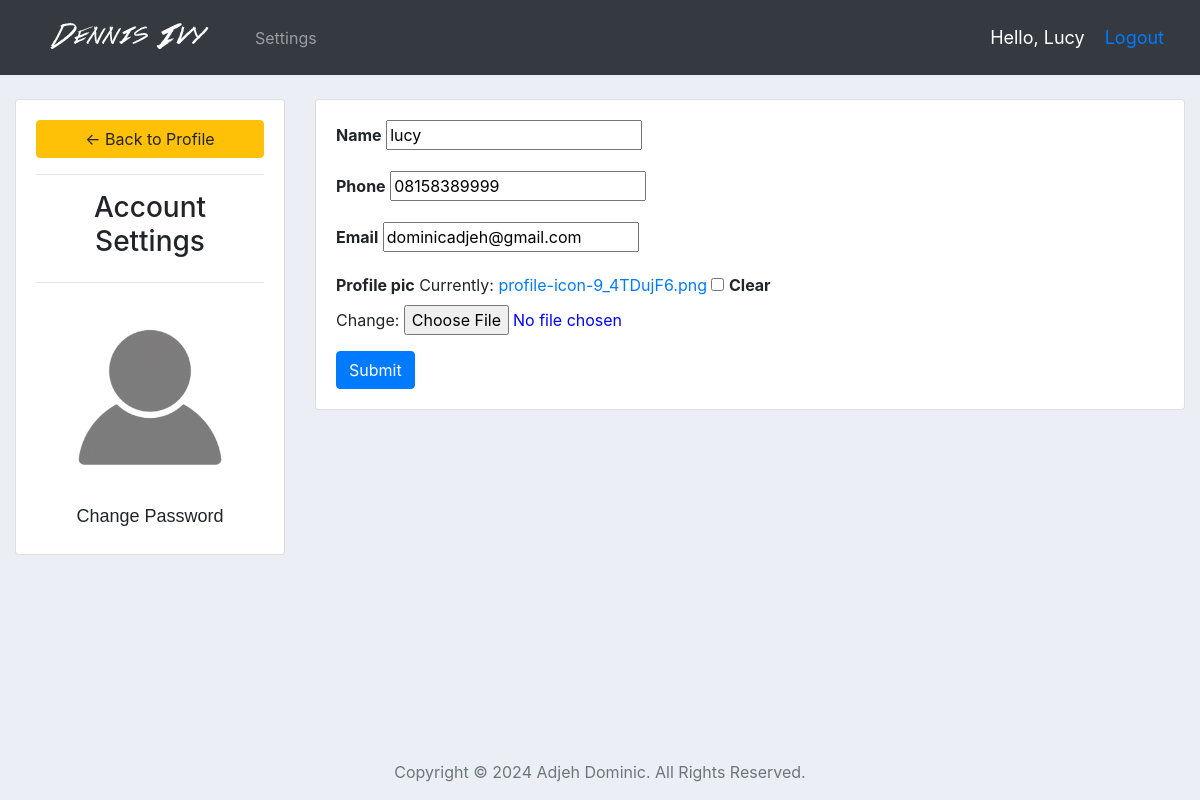
/account/ (signed in), run on the app's committed database.
### mgntApp/models.py (models this page shows, shortened)
class Customer(models.Model):
    user = models.OneToOneField(User, null=True,blank=True, on_delete=models.CASCADE)
    name = models.CharField(max_length=200, null=True)
    phone = models.CharField(max_length=200, null=True)
    email = models.CharField(max_length=200, null=True)
    profile_pic = models.ImageField(default="tega_logo.png", null=True, blank=True)
    date_created = models.DateTimeField(auto_now_add=True, null=True, blank=True)

### mgntApp/decorators.py (the view)
        def wrapper_func(request, *args, **kwargs):
            group = None
            if request.user.groups.exists():
                group = request.user.groups.all()[0].name
            if group in allowed_roles:
                return view_func(request, *args, **kwargs)
            else:
                return HttpResponse('You are not authorized to view this page')

### mgntApp/forms.py
class CustomerForm(ModelForm):
	class Meta:
		model = Customer
		fields = '__all__'
		exclude = ['user']

### mgntApp/views.py (called while the page is built)
@login_required(login_url='login')
@allowed_users(allowed_roles=['customer'])
def accountSettings(request):
	customer = request.user.customer
	form = CustomerForm(instance=customer)
	if request.method == 'POST':
		form = CustomerForm(request.POST, request.FILES, instance= customer)
		if form.is_valid():
			form.save()
	context = {'form': form}
	return render(request, 'accounts/account_settings.html', context)

### mgntApp/templates/accounts/account_settings.html (shortened to what this page needs)
{%  extends 'accounts/main_template.html' %}
{% load static %}
{% block content %}
<br>
<div class="row">
	<div class="col-md-3">
		<div class="card card-body">
			<a class="btn btn-warning" href="{% url 'dashboard' %}"> &#8592; Back to Profile</a>
			<hr>
			<h3 style="text-align: center">Account Settings</h3>
			<hr>
			<img class="profile-pic" src="{{request.user.customer.profile_pic.url}}" >
			{% if request.user.is_authenticated %}
			<span class="password" ><a class="dropdown-item" href="{% url 'passwordchange' %}">Change Password</a></span>
			{% endif %}
		</div>
	</div>
	<div class="col-md-9">
		<div class="card card-body">
			<form method="POST" action="" enctype="multipart/form-data">
				{% for field in form %}
					<div class="form-group">
						<label>{{ field.label }}</label>
						{{ field }}
					</div>
				{% endfor %}
			<input class="btn btn-primary" type="submit" name="Update Information">
			</form>
		</div>
	</div>
</div>
{% endblock %}

### mgntApp/templates/accounts/navbar.html (shortened to what this page needs)
{% load static %}
<nav class="navbar navbar-expand-lg navbar-dark bg-dark">
  <a class="nav-link" href="{% url 'dashboard' %}">
    <img id="logo" src="{% static 'images/logo.png' %}">
  </a>
  <div class="collapse navbar-collapse" id="navbarSupportedContent">
    <ul class="navbar-nav mr-auto">
      {% if request.user.is_staff %}
      <li class="nav-item active">
        <a class="nav-link" href="{% url 'dashboard' %}">Dashboard</a>
      </li>
      <li class="nav-item">
        <a class="nav-link" href="{% url 'products' %}">Products</a>
      </li>
      {% else %}
      <li class="nav-item">
        <a class="nav-link" href="{% url 'account' %}">Settings</a>
      </li>
      {% endif %}
    </ul>
  </div>
  <span class="hello-msg">Hello, {{request.user|capfirst}} </span>
  <span class="hello-msg"><a href="{% url 'logout' %}">Logout</a></span>
</nav>

### mgntApp/static/css/main.css (style rules this page uses)
body { background-color: #ebeff5; }

### mgntApp/templates/accounts/main_template.html (style rules this page uses)
body { background-color: #ebeff5; }

### mgntApp/templates/accounts/navbar.html (style rules this page uses)
.hello-msg { font-size: 18px; color: #fff; margin-right: 20px; }

### mgntApp/templates/accounts/account_settings.html (style rules this page uses)
.profile-pic { max-width: 200px; max-height:200px; margin: 0 auto; border-radius: 50%; }
.password { text-align: center; font-size: 18px; font-weight: 900; font-family: sans-serif; }
.form-group label { font-weight: bold; }
.form-group input[type="file"] { color: blue; }

### data on the page
Customer: form "lucy" "08158389999" "dominicadjeh@gmail.com"

### other printed values
{{ request.user|capfirst }} "Lucy"
{{ field.label }} "Name" "Phone" "Email" "Profile pic"
